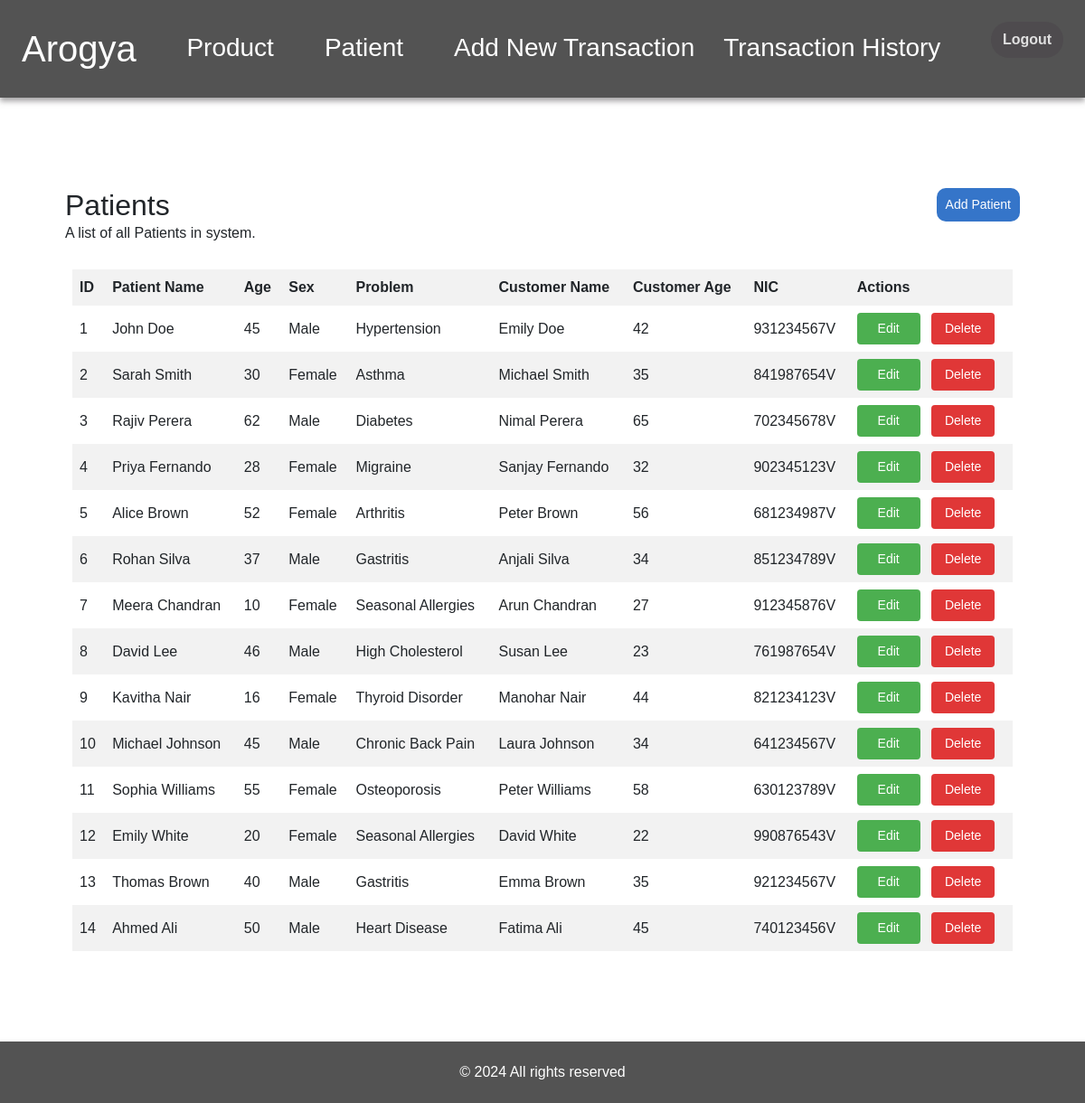
/store/patients (signed in), run on the app's committed database.
### store/models.py (models this page shows, shortened)
class Patient(models.Model):
    patient_id = models.AutoField(primary_key=True)
    patient_name = models.CharField(max_length=100)
    age = models.IntegerField()
    sex = models.CharField(max_length=10)
    problem = models.CharField(max_length=1000)
    customer_name = models.CharField(max_length=100)
    customer_age = models.IntegerField(MinValueValidator(19))
    nic = models.CharField(max_length=50)

### store/views.py (the view)
# urls.py: path('patients', views.patient, name="patient"),
def patient(request):
    patients = Patient.objects.all()
    return render(request, 'store/patient.html', {'patients': patients})

### store/Templates/store/patient.html (shortened to what this page needs)
{% extends "store/base.html" %}
{% block content  %}
    <div class="p-3 m-5" style="min-height: 70vh;">
        <div class="p-2 row my-1">
            <div class="col-10">
                <h1 class="fs-2">Patients</h1>
                <p>A list of all Patients in system.</p>
            </div>
            <div class="col text-end pb-3">
                <a href="{% url 'add_patient' %}" class="add-button text-end">Add Patient</a>
            </div>
        </div>
        <div class="p-3">
            <table>
                <thead>
                    <tr>
                        <th>ID</th>
                        <th>Patient Name</th>
                        <th>Age</th>
                        <th>Sex</th>
                        <th>Problem</th>
                        <th>Customer Name</th>
                        <th>Customer Age</th>
                        <th>NIC</th>
                        <th>Actions</th>
                    </tr>
                </thead>
                <tbody>
                    {% for patient in patients %}
                    <tr>
                        <td>{{patient.patient_id}}</td>
                        <td>{{patient.patient_name}}</td>
                        <td>{{patient.age}}</td>
                        <td>{{patient.sex}}</td>
                        <td>{{patient.problem}}</td>
                        <td>{{patient.customer_name}}</td>
                        <td>{{patient.customer_age}}</td>
                        <td>{{patient.nic}}</td>
                        <td>
                            <form method="POST" action="{% url 'edit_patient' patient_id=patient.patient_id %}" style="display: inline;">
                                <button class="edit-button btn btn-primary me-2">Edit</button>
                            </form>
                            <form method="POST" action="{% url 'delete_patient' patient_id=patient.patient_id %}" style="display: inline;">
                                <button class="delete-button btn btn-danger">Delete</button>
                            </form>
                        </td>
                    </tr>
                    {% endfor %}
                </tbody>
            </table>
        </div>
    </div>
{% endblock  %}

### data on the page
Patient: patient_id "1", patient_name "John Doe", age "45", sex "Male", problem "Hypertension", customer_name "Emily Doe", customer_age "42", nic "931234567V"
Patient: patient_id "2", patient_name "Sarah Smith", age "30", sex "Female", problem "Asthma", customer_name "Michael Smith", customer_age "35", nic "841987654V"
Patient: patient_id "3", patient_name "Rajiv Perera", age "62", sex "Male", problem "Diabetes", customer_name "Nimal Perera", customer_age "65", nic "702345678V"
Patient: patient_id "4", patient_name "Priya Fernando", age "28", sex "Female", problem "Migraine", customer_name "Sanjay Fernando", customer_age "32", nic "902345123V"
Patient: patient_id "5", patient_name "Alice Brown", age "52", sex "Female", problem "Arthritis", customer_name "Peter Brown", customer_age "56", nic "681234987V"
Patient: patient_id "6", patient_name "Rohan Silva", age "37", sex "Male", problem "Gastritis", customer_name "Anjali Silva", customer_age "34", nic "851234789V"
Patient: patient_id "7", patient_name "Meera Chandran", age "10", sex "Female", problem "Seasonal Allergies", customer_name "Arun Chandran", customer_age "27", nic "912345876V"
Patient: patient_id "8", patient_name "David Lee", age "46", sex "Male", problem "High Cholesterol", customer_name "Susan Lee", customer_age "23", nic "761987654V"
Patient: patient_id "9", patient_name "Kavitha Nair", age "16", sex "Female", problem "Thyroid Disorder", customer_name "Manohar Nair", customer_age "44", nic "821234123V"
Patient: patient_id "10", patient_name "Michael Johnson", age "45", sex "Male", problem "Chronic Back Pain", customer_name "Laura Johnson", customer_age "34", nic "641234567V"
Patient: patient_id "11", patient_name "Sophia Williams", age "55", sex "Female", problem "Osteoporosis", customer_name "Peter Williams", customer_age "58", nic "630123789V"
Patient: patient_id "12", patient_name "Emily White", age "20", sex "Female", problem "Seasonal Allergies", customer_name "David White", customer_age "22", nic "990876543V"
Patient: patient_id "13", patient_name "Thomas Brown", age "40", sex "Male", problem "Gastritis", customer_name "Emma Brown", customer_age "35", nic "921234567V"
Patient: patient_id "14", patient_name "Ahmed Ali", age "50", sex "Male", problem "Heart Disease", customer_name "Fatima Ali", customer_age "45", nic "740123456V"
